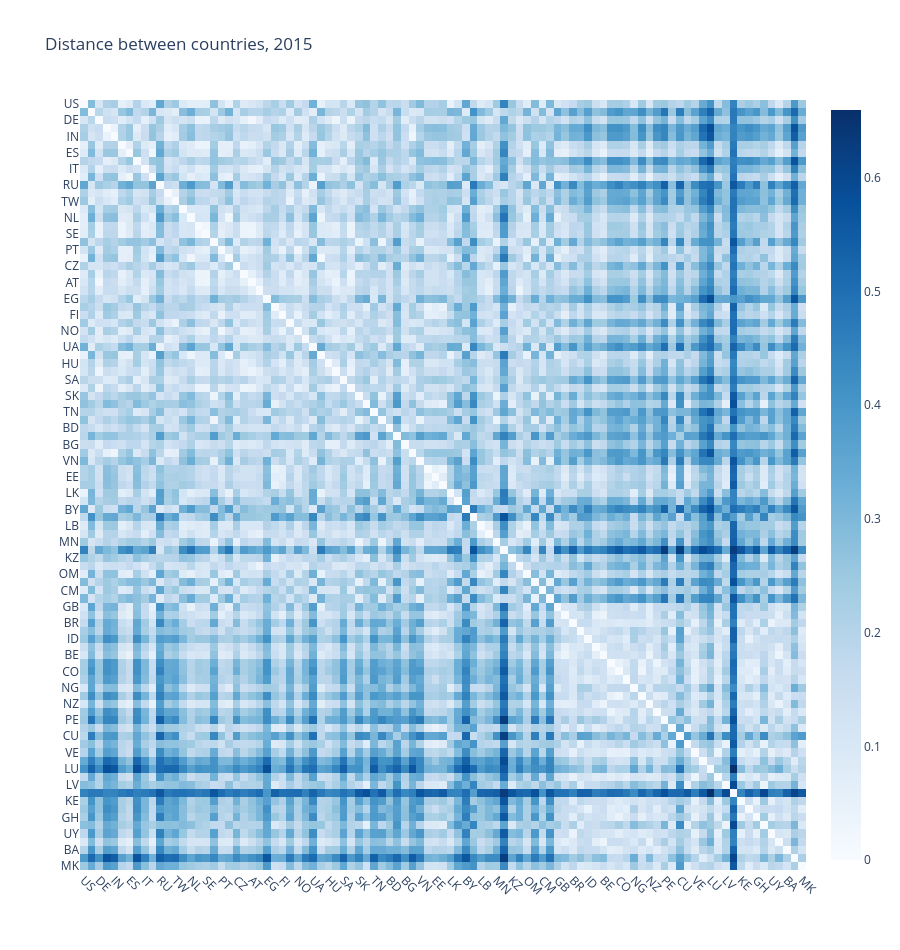

Write notebook code for a chart like this one.
### Code cell
country_labels = (
    df_map_clean_yearly.query("year==@year")
    .merge(df_cs_yearly.xs(year, level=1).sum(axis=1).to_frame("total"),
           left_on="country", right_index=True, how="left")
    .sort_values(["cluster", "total"], ascending=[True, False])["country"].to_list()
)

# y_labels = df_cs.sum(axis=1).sort_values(ascending=False).index.to_list()
# y_labels = df_dist.index.to_list()
uf.plotly_heatmap(
    df_dist_yearly.xs(year, level=1).loc[country_labels, country_labels],
    x_labels=country_labels,
    y_labels=country_labels,
    # z_min=0, z_max=1,
    colorscale="non-symmetrical",
    x_type="country",
    y_type="country",
    title=f"Distance between countries, {year}",
    line_height=10
)

### Figure 1 — Plotly figure (JSON) as saved in the notebook; plotly's stock layout.template omitted (floating-point values rounded to 4 significant figures; data arrays with more than 128 entries replaced by an {"elided": "..."} marker saying what was removed)
{"data": [{"colorscale": [[0, "rgb(247,251,255)"], [0.125, "rgb(222,235,247)"], [0.25, "rgb(198,219,239)"], [0.375, "rgb(158,202,225)"], [0.5, "rgb(107,174,214)"], [0.625, "rgb(66,146,198)"], [0.75, "rgb(33,113,181)"], [0.875, "rgb(8,81,156)"], [1, "rgb(8,48,107)"]], "customdata": {"elided": "95x95x2 str values"}, "hovertemplate": "<b>X: </b>%{customdata[0]}<br><b>Y: </b>%{customdata[1]}<br><b>Z: </b> %{z:.3f}<br><extra></extra>", "type": "heatmap", "x": ["US", "CN", "DE", "JP", "IN", "CA", "ES", "KR", "IT", "AU", "RU", "IR", "TW", "TR", "NL", "CH", "SE", "MY", "PT", "DK", "CZ", "IL", "AT", "GR", "EG", "RO", "FI", "SG", "NO", "TH", "UA", "IE", "HU", "PK", "SA", "RS", "SK", "HK", "TN", "DZ", "BD", "MA", "BG", "IQ", "VN", "JO", "EE", "AE", "LK", "NP", "BY", "ET", "LB", "QA", "MN", "TJ", "KZ", "KW", "OM", "AZ", "CM", "AM", "GB", "FR", "BR", "PL", "ID", "MX", "BE", "ZA", "CO", "AR", "NG", "CL", "NZ", "HR", "PE", "SI", "CU", "LT", "VE", "CR", "LU", "PH", "LV", "UZ", "KE", "EC", "GH", "CY", "UY", "PR", "BA", "BO", "MK"], "y": ["US", "CN", "DE", "JP", "IN", "CA", "ES", "KR", "IT", "AU", "RU", "IR", "TW", "TR", "NL", "CH", "SE", "MY", "PT", "DK", "CZ", "IL", "AT", "GR", "EG", "RO", "FI", "SG", "NO", "TH", "UA", "IE", "HU", "PK", "SA", "RS", "SK", "HK", "TN", "DZ", "BD", "MA", "BG", "IQ", "VN", "JO", "EE", "AE", "LK", "NP", "BY", "ET", "LB", "QA", "MN", "TJ", "KZ", "KW", "OM", "AZ", "CM", "AM", "GB", "FR", "BR", "PL", "ID", "MX", "BE", "ZA", "CO", "AR", "NG", "CL", "NZ", "HR", "PE", "SI", "CU", "LT", "VE", "CR", "LU", "PH", "LV", "UZ", "KE", "EC", "GH", "CY", "UY", "PR", "BA", "BO", "MK"], "z": {"elided": "95x95 float values"}}], "layout": {"height": 950, "title": {"text": "Distance between countries, 2015"}, "xaxis": {"automargin": true, "tickangle": 45}, "yaxis": {"automargin": true, "autorange": "reversed"}}}
